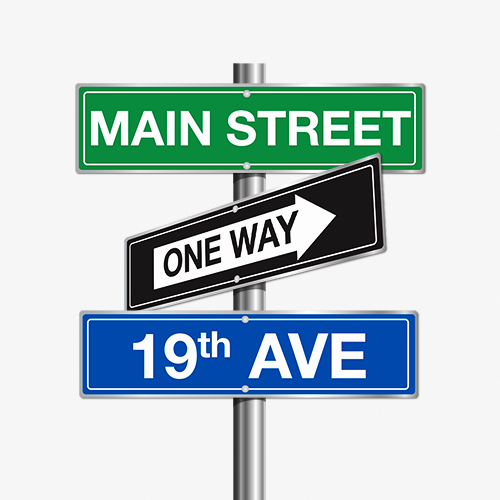
#> input picture utilities/OCR/input_img/sign.jpg, 500 x 500 px
$ python test.py
#> lines starting #> are read from the running program, lines starting #| are printed output that depends on the picture; after the words box and inside, x2 and y2 are one past the last pixel; in counts of white or black regions, pixels touching at a corner belong together

import matplotlib.pyplot as plt

import cv2
#test=([[[140, 946, 304, 608]]], [[[[790.9468755654001, 702.1112552016804], [1108.2464368646947, 671.1484372203447], [1111.0531244346, 831.8887447983196], [793.7535631353053, 861.8515627796553]], [[200.82089210036585, 782.2029583828537], [791.2259041294647, 696.5540755887588], [803.1791078996341, 909.7970416171463], [212.77409587053535, 994.4459244112412]]]])
#test=([[[53, 312, 67, 120], [121, 209, 264, 278], [213, 273, 265, 279]]], [[]])
test=([[[86, 416, 104, 156], [125, 375, 321, 389]]], [[[[218.3500052999841, 221.76000847997457], [299.7307065064177, 201.67106188658113], [309.6499947000159, 246.23999152002543], [227.26929349358232, 266.3289381134189]], [[150.6712678358369, 242.5754088880901], [225.71647073123583, 225.65517634188774], [233.3287321641631, 270.42459111190993], [158.28352926876417, 286.34482365811226]]]])


#print(len(test))
#print(test)

#print(test[0][0][0])

cord_list=[]

for outer in range(len(test)):
    #print(test[outer])
    try:                                                    # if the format is free_list
        o_i=outer
        #print(len(test[outer][0]))
        for inner_f in range(len(test[outer][0])):
            cord=test[o_i][0][inner_f]
            x_min, y_min = [int(min(idx)) for idx in zip(*cord)]
            x_max, y_max = [int(max(idx)) for idx in zip(*cord)]
            x=[x_min, y_min,x_max, y_max]
            cord_list.append(x)
            #print(x)
    except:                                                         # if the format is horizontal_list
        for inner_h in range(len(test[outer][0])):
            x=test[outer][0][inner_h]
            #print(x[0])
            x_f=[x[0],x[2],x[1],x[3]]
            cord_list.append(x_f)

print(cord_list)
image = cv2.imread('input_img/sign.jpg')
#> image is the input picture: shape (500, 500, 3); mean B, G, R 207, 205.2, 188.5
for t_dect in range(len(cord_list)):
    cord=cord_list[t_dect]
    cv2.rectangle(image,(cord[0],cord[1]),(cord[2],cord[3]),(0,0,255),2)
    cimage=cv2.cvtColor(image, cv2.COLOR_BGR2RGB)
#> this loop made 4 passes
#> pass 2, `cimage=cv2.cvtColor(image, cv2.COLOR_BGR2RGB)`:
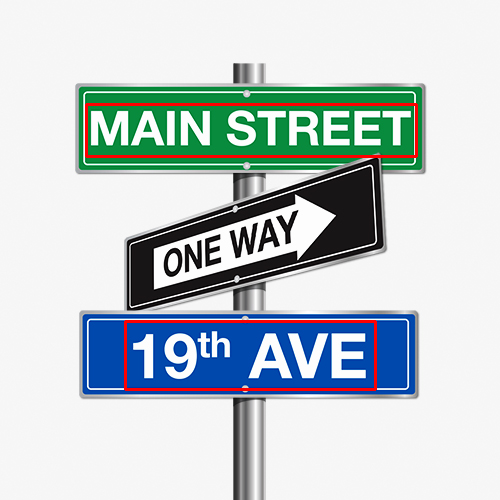
#> cimage: shape (500, 500, 3); mean R, G, B 192.1, 203, 205
#> after the loop:
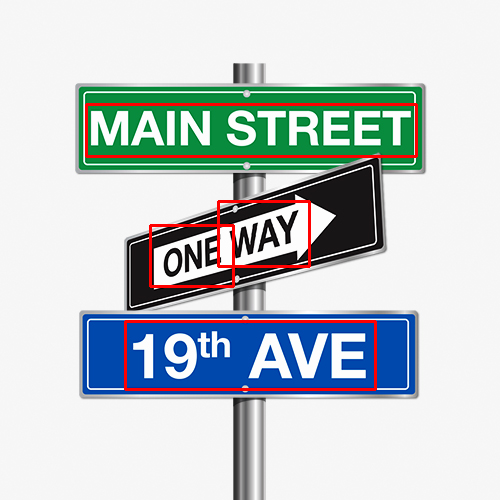
#> image: shape (500, 500, 3); 2.39% of pixels changed, all inside (x1, y1, x2, y2) = (85, 103, 418, 391)

cv2.imshow("image", cimage)
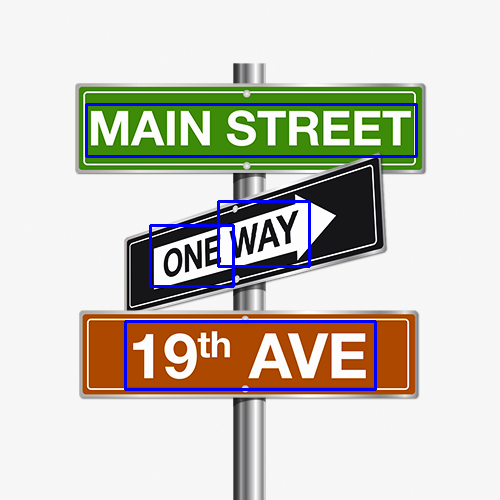
#> window 'image': shape (500, 500, 3); mean B, G, R 193.1, 202.3, 204.2
cv2.waitKey(0)

# [15 lines of commented-out code are left out]
